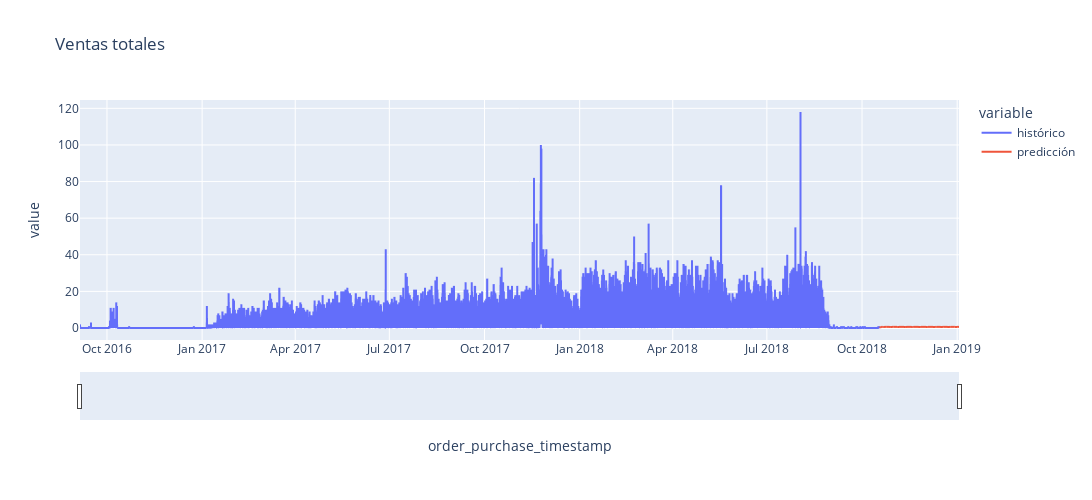

The cell this chart's notebook holds for it:
### Code cell
# Plot de predicciones interactivas
# ============================================================================
datos_plot=pd.DataFrame({
                'histórico': datos['cantidad_ventas'],
                'predicción': predicciones,
})
datos_plot.index.name='order_purchase_timestamp'

fig = px.line(
    data_frame  = datos_plot.reset_index(),
    x           = 'order_purchase_timestamp',
    y           = datos_plot.columns,
    title       = 'Ventas totales',
    width       = 1200,
    height      = 500
)

fig.update_xaxes(rangeslider_visible=True)
fig.show()

### Figure 1 — Plotly figure (JSON) as saved in the notebook; plotly's stock layout.template omitted (floating-point values rounded to 4 significant figures; data arrays with more than 128 entries replaced by an {"elided": "..."} marker saying what was removed)
{"data": [{"hovertemplate": "variable=histórico<br>order_purchase_timestamp=%{x}<br>value=%{y}<extra></extra>", "legendgroup": "histórico", "line": {"color": "#636efa", "dash": "solid"}, "marker": {"symbol": "circle"}, "mode": "lines", "name": "histórico", "showlegend": true, "type": "scattergl", "x": {"elided": "20397 str values"}, "xaxis": "x", "y": {"elided": "20397 int values"}, "yaxis": "y"}, {"hovertemplate": "variable=predicción<br>order_purchase_timestamp=%{x}<br>value=%{y}<extra></extra>", "legendgroup": "predicción", "line": {"color": "#EF553B", "dash": "solid"}, "marker": {"symbol": "circle"}, "mode": "lines", "name": "predicción", "showlegend": true, "type": "scattergl", "x": {"elided": "20397 str values"}, "xaxis": "x", "y": {"elided": "20397 float values"}, "yaxis": "y"}], "layout": {"height": 500, "legend": {"title": {"text": "variable"}, "tracegroupgap": 0}, "title": {"text": "Ventas totales"}, "width": 1200, "xaxis": {"anchor": "y", "domain": [0, 1], "rangeslider": {"visible": true}, "title": {"text": "order_purchase_timestamp"}}, "yaxis": {"anchor": "x", "domain": [0, 1], "title": {"text": "value"}}}}
